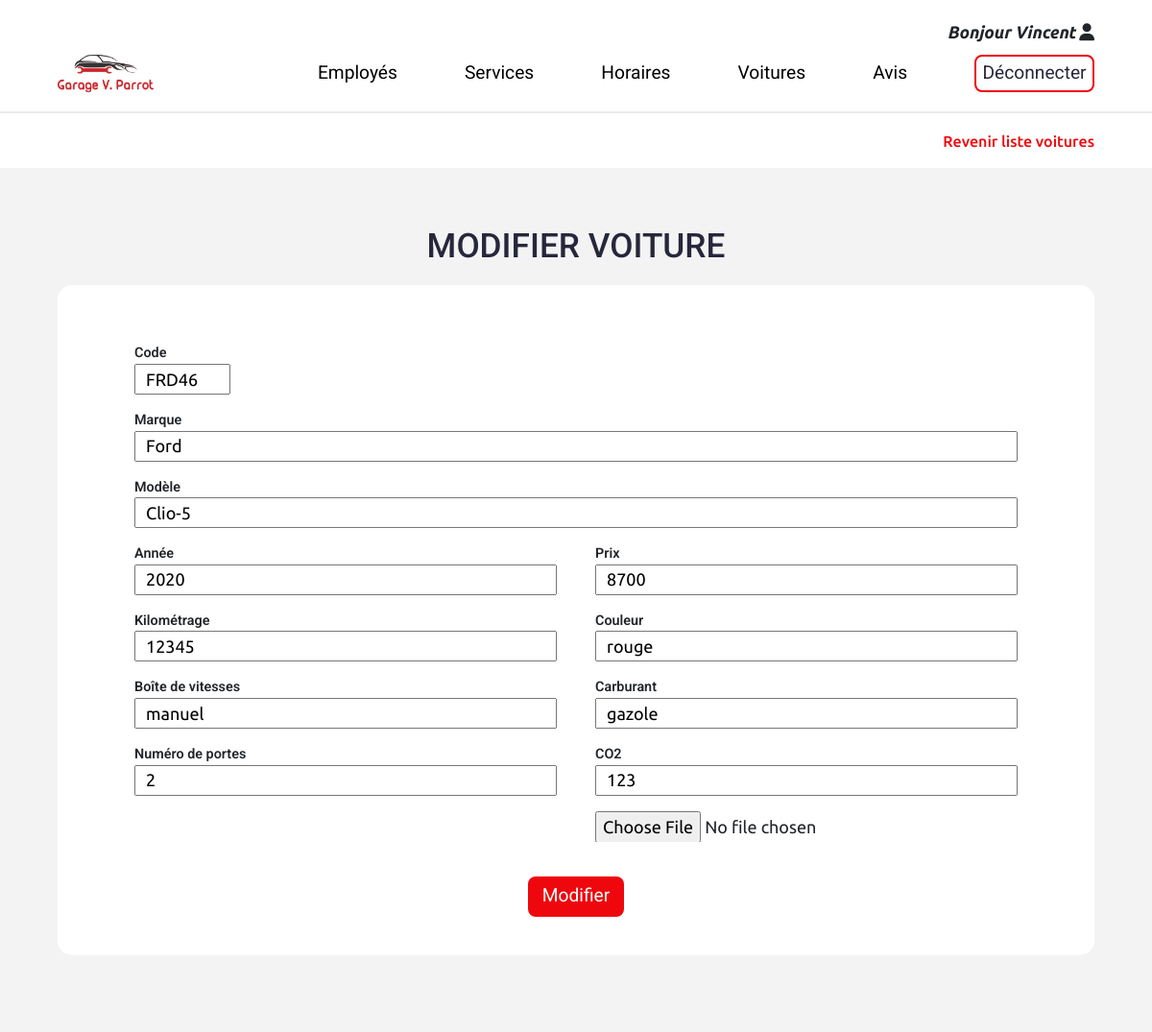
The page /admin/modifier-voiture.php?id=2 (signed in) on the database its author committed.
### tables this page shows
CREATE TABLE IF NOT EXISTS cars (
  id int(11) NOT NULL PRIMARY KEY AUTO_INCREMENT,
  code VARCHAR(5) NOT NULL,
  brand VARCHAR(60) NOT NULL,
  model VARCHAR(60) NOT NULL,
  year int NOT NULL,
  price float(10,2) NOT NULL,
  kilometers INT(10) NOT NULL,
  color VARCHAR(25) NOT NULL,
  gearbox VARCHAR(15) NOT NULL,
  number_doors int(2) NOT NULL,
  fuel VARCHAR(25) NOT NULL,
  co int(5) NOT NULL,
  image VARCHAR(255) NOT NULL
);

### lib/cars.php (called while the page is built, shortened)
<?php
function getCarsById(PDO $pdo, int $id): array|bool
{
  $query = $pdo->prepare('SELECT * FROM cars WHERE id=:id');
  $query->bindValue(":id", $id, PDO::PARAM_INT);
  $query->execute();
  $result = $query->fetch(PDO::FETCH_ASSOC);
  return $result;
}

### admin/modifier-voiture.php (the view, shortened to what this page needs)
<?php
require_once __DIR__ . "/../lib/pdo.php";
require_once __DIR__ . "/../lib/cars.php";
require_once __DIR__ . "/templates/header-admin.php";
$car = null;
$formCar = [
  'code'=>'',
  'brand' => '',
  'model' => '',
  'year' => '',
  'kilometer' => '',
  'gearbox' => '',
  'doors' => '',
  'price' => '',
  'color' => '',
  'fuel' => '',
  'co2' => ''
];
if (isset($_GET['id'])) {
  $id = $_GET['id'];
  $car = getCarsById($pdo, $id);
}
?>
<div class="wrapper">
  <div class="breadcrumbs breadcrumbs-connection">
    <div class="go-back-list">
      <a href="/admin/liste-voitures.php">Revenir liste voitures</a>
    </div>
  </div>
  <section class="connection sections" id="connection">
    <h1 class="header-titles">Modifier voiture</h1>
    <?php if ($formCar !== false) { ?>
    <div class="connection-wrapper">
      <form action="<?php echo $_SERVER['PHP_SELF'] ?>" method="POST" enctype="multipart/form-data">
        <div class="connection-form add-car">
          <div class="model">
            <div class="model-bottom">
              <div class="form-group" style="width: 100px;">
                <label for="code">Code</label>
                <input type="text" name="code" id="code" minlength="5" maxlength="6" placeholder="BMW033"
                  autocomplete="off" value=<?= htmlspecialchars($car['code'] ?? $formCar['code']); ?>>
              </div>
              <div class="form-group">
                <label for="brand">Marque</label>
                <input type="text" name="brand" id="brand" minlength="3" maxlength="15" placeholder="Tesla"
                  autocomplete="off" value=<?= htmlspecialchars($car['brand'] ?? $formCar['brand']); ?>>
              </div>
              <div class="form-group">
                <label for="model">Modèle</label>
                <input type="text" name="model" id="model" minlength="3" maxlength="15" placeholder="Max 5"
                  autocomplete="off" value=<?= htmlspecialchars($car['model'] ?? $formCar['model']); ?>>
              </div>
            </div>
          </div>
          <div class="car-description">
            <div class="car-description-left">
              <div class="form-group">
                <label for="year">Année</label>
                <input type="text" name="year" id="year" minlength="4" maxlength="4" placeholder="2002"
                  autocomplete="off" value=<?= htmlspecialchars($car['year'] ?? $formCar['year']); ?>>
              </div>
              <div class="form-group">
                <label for="kilometer">Kilométrage</label>
                <input type="text" name="kilometer" id="kilometer" minlength="6" maxlength="6" placeholder="092233"
                  autocomplete="off" value=<?= htmlspecialchars($car['kilometers'] ?? $formCar['kilometer']); ?>>
              </div>
              <div class="form-group">
                <label for="gearbox">Boîte de vitesses</label>
                <input type="text" name="gearbox" id="gearbox" minlength="6" maxlength="12" placeholder="manuelle"
                  autocomplete="off" value=<?= htmlspecialchars($car['gearbox'] ?? $formCar['gearbox']); ?>>
              </div>
              <div class="form-group">
                <label for="doors">Numéro de portes</label>
                <input type="text" name="doors" id="doors" minlength="1" maxlength="1" placeholder="2"
                  autocomplete="off" value=<?= htmlspecialchars($car['number_doors'] ?? $formCar['doors']); ?>>
              </div>
            </div>
            <div class="car-description-right">
              <div class="form-group">
                <label for="price">Prix</label>
                <input type="text" name="price" id="price" minlength="4" maxlength="6" placeholder="12768"
                  autocomplete="off" value=<?= htmlspecialchars($car['price'] ?? $formCar['price']); ?>>
              </div>
              <div class="form-group">
                <label for="color">Couleur</label>
                <input type="text" name="color" id="color" minlength="5" maxlength="10" placeholder="rouge"
                  autocomplete="off" value=<?= htmlspecialchars($car['color'] ?? $formCar['color']); ?>>
              </div>
              <div class="form-group">
                <label for="fuel">Carburant</label>
                <input type="text" name="fuel" id="fuel" minlength="5" maxlength="12" placeholder="életrique"
                  autocomplete="off" value=<?= htmlspecialchars($car['fuel'] ?? $formCar['fuel']); ?>>
              </div>
              <div class="form-group">
                <label for="co2">CO2</label>
                <input type="text" name="co2" id="co2" minlength="1" maxlength="4" placeholder="123" autocomplete="off"
                  value=<?= htmlspecialchars($car['co'] ?? $formCar['co2']); ?>>
              </div>
              <div class="form-group">
                <input type="file" name="image" required>
              </div>
            </div>
          </div>
        </div>
        <div class="form-btn">
          <input type="submit" class="btn-fill" value="Modifier">
        </div>
      </form>
    </div>
  </section>
</div>
<?php } ?>
<?php
require_once __DIR__ . "/templates/footer-admin.php";
?>

### rows shown on the page
cars: code "FRD46", brand "Ford", model "Clio-5", year "2020", kilometer "12345", gearbox "manuel", doors "2", price "8700", color "rouge", fuel "gazole", co2 "123"

### other values the page prints
$_SESSION['user']['name'] "Vincent"
